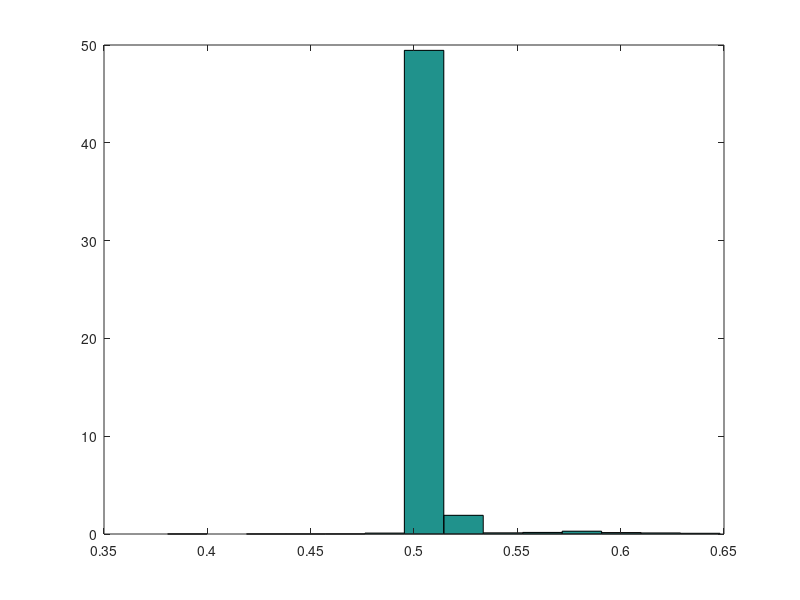

MATLAB code to generate this figure:
clear
clc 
n = 10000;
w = rand(1, n);
w = -log(w)/2;
for j = 1:n
    X(j) = sum(w(1:j));
    X(j) = X(j)/j;
end
Mn = mean(X);
Sn = std(X);
nbins = round(1+3.322*log10(n));
minX = min(X);
maxX = max(X);
e = linspace(minX,maxX,nbins+1);
H = histc(X,e);
H(nbins) = H(nbins)+H(nbins+1);
H = H(1:nbins); % resize H
bw = (maxX-minX)/nbins; % bin width
a = e(1:nbins); % left edge sequence
b = e(2:nbins+1); % right edge sequence
bin_centers = (a+b)/2; % bin centers
bar(bin_centers,H/(bw*n),'hist')
hold on
t = linspace(min(X),max(X),150);
hold off
fprintf('Mn: %d\n', Mn);
fprintf('Sn: %d\n', Sn);